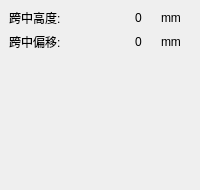
        <widget class="QWidget" name="pageKZCL">
         <property name="toolTip">
          <string>跨中测量</string>
         </property>
         <layout class="QVBoxLayout" name="verticalLayout_4">
          <property name="leftMargin">
           <number>0</number>
          </property>
          <property name="topMargin">
           <number>0</number>
          </property>
          <property name="rightMargin">
           <number>0</number>
          </property>
          <property name="bottomMargin">
           <number>0</number>
          </property>
          <item>
           <widget class="QWidget" name="widget_2" native="true">
            <property name="toolTip">
             <string>跨中测量</string>
            </property>
            <layout class="QVBoxLayout" name="verticalLayout_5">
             <item>
              <layout class="QHBoxLayout" name="horizontalLayout_10">
               <item>
                <widget class="QLabel" name="label_17">
                 <property name="minimumSize">
                  <size>
                   <width>120</width>
                   <height>0</height>
                  </size>
                 </property>
                 <property name="maximumSize">
                  <size>
                   <width>80</width>
                   <height>16777215</height>
                  </size>
                 </property>
                 <property name="text">
                  <string>跨中高度:</string>
                 </property>
                </widget>
               </item>
               <item>
                <widget class="QLabel" name="lblKZCL_KZPY">
                 <property name="text">
                  <string>0</string>
                 </property>
                </widget>
               </item>
               <item>
                <widget class="QLabel" name="label_24">
                 <property name="minimumSize">
                  <size>
                   <width>30</width>
                   <height>0</height>
                  </size>
                 </property>
                 <property name="maximumSize">
                  <size>
                   <width>20</width>
                   <height>16777215</height>
                  </size>
                 </property>
                 <property name="text">
                  <string>mm</string>
                 </property>
                </widget>
               </item>
              </layout>
             </item>
             <item>
              <layout class="QHBoxLayout" name="horizontalLayout_7">
               <item>
                <widget class="QLabel" name="label_23">
                 <property name="minimumSize">
                  <size>
                   <width>120</width>
                   <height>0</height>
                  </size>
                 </property>
                 <property name="maximumSize">
                  <size>
                   <width>80</width>
                   <height>16777215</height>
                  </size>
                 </property>
                 <property name="text">
                  <string>跨中偏移:</string>
                 </property>
                </widget>
               </item>
               <item>
                <widget class="QLabel" name="lblKZCL_KZGD">
                 <property name="text">
                  <string>0</string>
                 </property>
                </widget>
               </item>
               <item>
                <widget class="QLabel" name="label_18">
                 <property name="minimumSize">
                  <size>
                   <width>30</width>
                   <height>0</height>
                  </size>
                 </property>
                 <property name="maximumSize">
                  <size>
                   <width>20</width>
                   <height>16777215</height>
                  </size>
                 </property>
                 <property name="text">
                  <string>mm</string>
                 </property>
                </widget>
               </item>
              </layout>
             </item>
             <item>
              <spacer name="verticalSpacer_2">
               <property name="orientation">
                <enum>Qt::Vertical</enum>
               </property>
               <property name="sizeHint" stdset="0">
                <size>
                 <width>20</width>
                 <height>130</height>
                </size>
               </property>
              </spacer>
             </item>
            </layout>
           </widget>
          </item>
         </layout>
        </widget>
